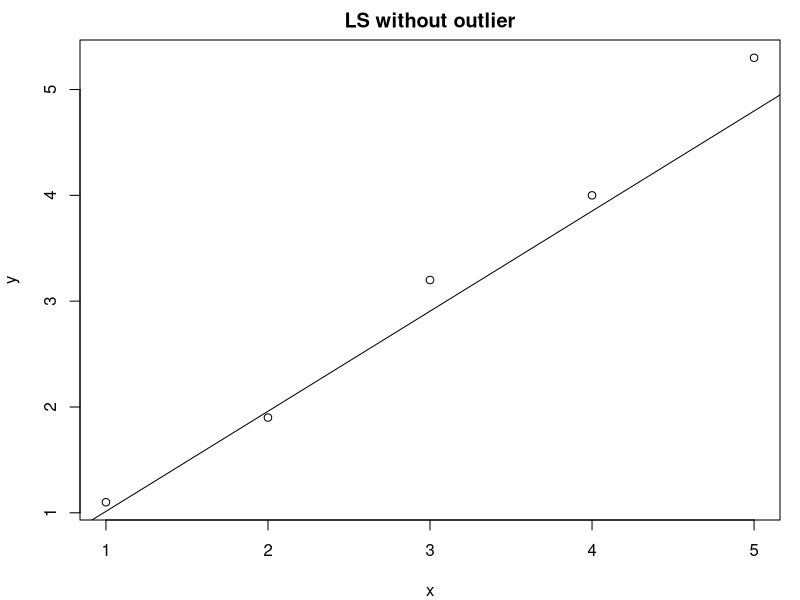
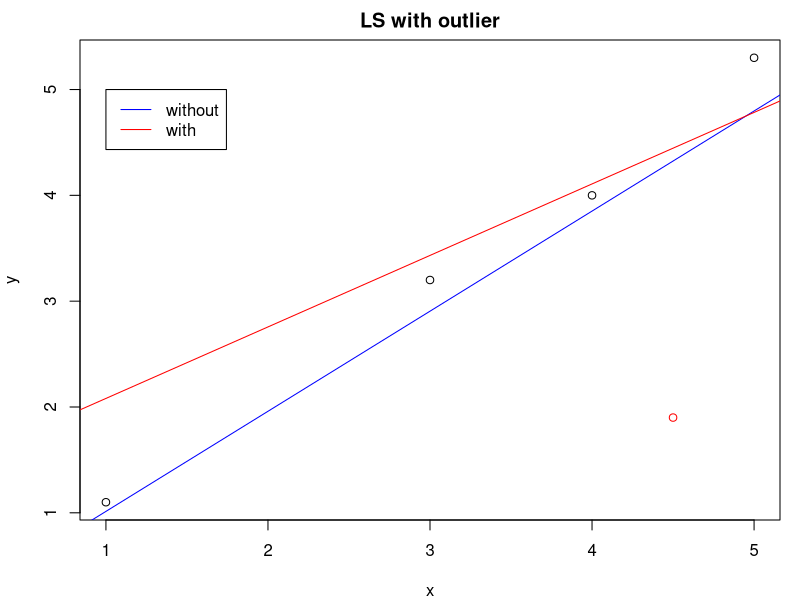

Here is the R script that generated these plots, in order:
x = c(1, 2, 3, 4, 5)
y = c(1.1, 1.9, 3.2, 4.0, 5.3)

# todo: no colors; dashline and dashcircles?
 
png(file='without.png', width=4, height=4, units="in", res=300)
par(oma=c(0,0,0,0), mar=c(4,4,2,1))
plot(x, y, xlab='x', ylab='y')
abline(lm(x~y))
title('LS without outlier')
dev.off()

png(file='with.png', width=4, height=4, units="in", res=300)
par(oma=c(0,0,0,0), mar=c(4,4,2,1))
x2 = c(1, 4.5, 3, 4, 5)
y2 = c(1.1, 1.9, 3.2, 4.0, 5.3)
plot(x2, y2, xlab='x', ylab='y', col=ifelse(x==2, "red", "black"))
abline(lm(x~y), col='blue')
abline(lm(x2~y2), col='red')
legend(1, 5, c("without", "with"), lty=1, col=c("blue", "red"))
title('LS with outlier')
dev.off()